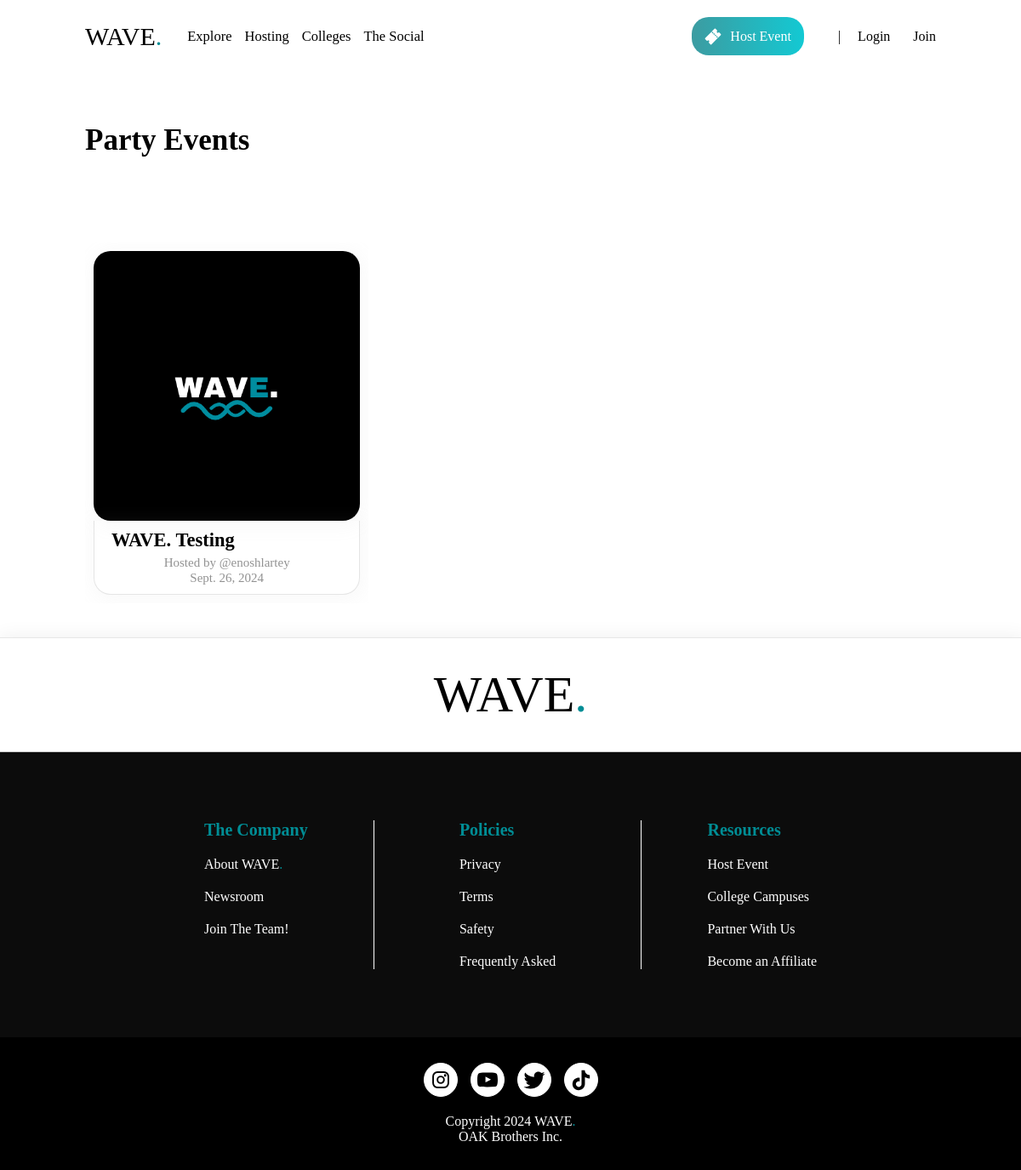
Page /category/party/ on the committed database.
### eventManagementApp/models.py (models this page shows, shortened)
class Event(models.Model):
    STATUS_CHOICES = [
        ("incomplete", "Incomplete"),
        ("active", "Active"),
        ("live", "Live"),
        ("archived", "Archived"),
    ]
    PRIVACY_CHOICES = [
        ("Invite-Only", "Invite-Only"),
        ("Public", "Public"),
        ("Private", "Private"),
    ]
    COUNTRY_CHOICES = [("United States", "United States")]
    eventId = models.UUIDField(
        primary_key=True, default=uuid.uuid4, editable=False, unique=True
    )
    host = models.ForeignKey(
        settings.AUTH_USER_MODEL, on_delete=models.CASCADE, related_name="events"
    )
    status = models.CharField(
        max_length=20,
        choices=STATUS_CHOICES,
        default="incomplete",
        null=True,
        blank=True,
    )
    title = models.CharField(
        _("What would you like to title the event?"),
        max_length=200,
        null=False,
        blank=True,
        default="",
    )
    EVENT_TYPE_CHOICES = [
        ("music", "music"),
        ("party", "party"),
        ("concert", "concert"),
        ("sports", "sports"),
        ("games", "games"),
        ("greek", "greek"),
    ]
    EVENT_IMG_PATH = "images/eventManagementApp/host/images/selectors/"
    EVENT_TYPE_IMAGES = {
        "music": f"{EVENT_IMG_PATH}music.svg",
        "party": f"{EVENT_IMG_PATH}party.svg",
        "concert": f"{EVENT_IMG_PATH}concert.svg",
        "sports": f"{EVENT_IMG_PATH}sports.svg",
        "games": f"{EVENT_IMG_PATH}games.svg",
        "greek": f"{EVENT_IMG_PATH}greek.png",
    }
    EXPLORE_TYPE_CHOICES = [
        ("music", "music"),
        ("party", "party"),
        ("concert", "concert"),
        ("sports", "sports"),
        ("games", "games"),
        ("greek", "greek"),
    ]
    EXPLORE_CATEGORY_IMG_PATH = "images/explore/categories/"
    EXPLORE_CATEGORY_TYPE_IMAGES = {
        "music": f"{EXPLORE_CATEGORY_IMG_PATH}music.png",
        "party": f"{EXPLORE_CATEGORY_IMG_PATH}party.png",
        "concert": f"{EXPLORE_CATEGORY_IMG_PATH}concert.png",
        "sports": f"{EXPLORE_CATEGORY_IMG_PATH}sports.png",
        "games": f"{EXPLORE_CATEGORY_IMG_PATH}games.png",
        "greek": f"{EXPLORE_CATEGORY_IMG_PATH}greek.png",
    }
    event_type = models.CharField(
        _("What type of event is it?"),
        max_length=100,
        choices=EVENT_TYPE_CHOICES,
        null=False,
        blank=True,
        default="",
    )
    date = models.DateField(
        _("Choose date"), null=False, blank=True, default=timezone.now
    )
    start_time = models.TimeField(
        _("End time"), null=False, blank=True, default=timezone.now
    )
    end_time = models.TimeField(
        _("Choose time"), null=False, blank=True, default=timezone.now
    )
    description = models.TextField(
        _("Describe your event"), null=False, blank=True, default=""
    )
    privacy = models.CharField(
        _("Would this event be invite-only, private, or public?"),
        max_length=20,
        choices=PRIVACY_CHOICES,
        null=False,
        blank=True,
        default="",
    )
    country = models.CharField(
        _("Country"),
        max_length=100,
        null=False,
        blank=True,
        default="",
        choices=COUNTRY_CHOICES,
    )
    building_name = models.CharField(
        _("Building Name"), max_length=250, null=False, blank=False, default=""
    )
    street = models.CharField(
        _("Street address"), max_length=500, null=False, blank=True, default=""
    )
    apt_suite_unit = models.CharField(
        _("Appt, suite, unit (optional)"),
        max_length=150,
        blank=True,
        null=True,
        default="",
    )
    city = models.CharField(
        _("City / town"), max_length=100, null=False, blank=True, default=""
    )
    state = models.CharField(
        _("State"), max_length=100, null=False, blank=True, default=""
    )
    zip_code = models.CharField(
        _("ZIP code"), max_length=6, null=False, blank=True, default=""
    )
    contact_email = models.EmailField(_("Email"), null=False, blank=True, default="")
    contact_phone = models.CharField(
        _("Phone"), max_length=20, null=False, blank=True, default=""
    )
    contact_website = models.URLField(_("Website"), blank=True, null=True, default="")
    contact_instagram = models.CharField(
        _("Instagram"), max_length=100, blank=True, null=True, default=""
    )
    header_photo = models.ImageField(
        _("Add a cover photo"),
        upload_to="event_images/header/",
        null=False,
        blank=True,
    )
    body_photo_one = models.ImageField(
        _("First"), upload_to="event_images/body/one/", null=False, blank=False
    )
    body_photo_two = models.ImageField(
        _("Second"), upload_to="event_images/body/two/", null=False, blank=False
    )
    body_photo_three = models.ImageField(
        _("Third"), upload_to="event_images/body/three", null=False, blank=False
    )
    body_photo_four = models.ImageField(
        _("Fourth"), upload_to="event_images/body/four/", null=False, blank=False
    )
    body_photo_five = models.ImageField(
        _("Fifth"), upload_to="event_images/body/five/", null=False, blank=False
    )

### authenticationApp/models.py (models this page shows, shortened)
class CustomUser(AbstractBaseUser, PermissionsMixin):
    GENDER_OPTIONS = [
        ('Male', 'Male'),
        ('Female', 'Female'),
        ('Other', 'Other')
    ]
    first_name = models.CharField(
        _("First Name"),
        max_length=50,
        blank=False,
        null=False,
        help_text=(_("First Name")),
    )
    last_name = models.CharField(
        _("Last Name"),
        max_length=50,
        blank=False,
        null=False,
        help_text=(_("Last Name")),
    )
    email = models.EmailField(
        _("Email"), unique=True, blank=False, null=False, help_text=(_("Email"))
    )
    username = models.CharField(
        _("Username"),
        max_length=15,
        blank=False,
        null=False,
        unique=True,
        help_text=(_("Username")),
    )
    phone_number = models.CharField(
        _("Phone Number"),
        max_length=15,
        blank=False,
        null=False,
        unique=False,
        help_text=(_("Phone Number")),
    )
    birthday_day = models.PositiveIntegerField(_("Day"), null=True, blank=True)
    birthday_month = models.PositiveIntegerField(_("Month"), null=True, blank=True)
    birthday_year = models.PositiveIntegerField(_("Year"), null=True, blank=True)
    date_joined = models.DateField(auto_now_add=True)
    is_active = models.BooleanField(default=True)
    is_staff = models.BooleanField(default=False)
    is_superuser = models.BooleanField(default=False)
    user_id = models.UUIDField(_("User ID"), default=uuid.uuid4, editable=False, unique=True)
    is_suspended = models.BooleanField(default=False)
    suspension_end_date = models.DateTimeField(null=True, blank=True)
    objects = CustomUserManager()
    USERNAME_FIELD = "email"
    REQUIRED_FIELDS = [
        "first_name",
        "last_name",
        "username",
        "phone_number",
    ]
    class Meta:
        default_permissions = () # Removing default permissions
        verbose_name = "Member Account"
        verbose_name_plural = "Member Accounts"

### coreApp/views.py (the view)
# urls.py: path("category/<str:name>/", views.categoryView, name="category"),
def categoryView(request, name):
    category_events = Event.objects.filter(event_type=name)
    if not category_events.exists():
        return render(
            request, "coreApp/category/empty_category.html", {"categoryName": name}
        )
    return render(
        request,
        "coreApp/category/category.html",
        {
            "categoryEvents": category_events,
            "categoryName": name,
            "events": category_events,
        },
    )

### templates/coreApp/category/category.html (shortened to what this page needs)
{% extends "base/base.html" %}
{% load static %}
{% load date_tag %}
{% load category_tag %}
{% block app_page_style %}
<link rel="stylesheet" type="text/css" href="{% static "/styles/coreApp/category/category.css" %}" />
{% endblock app_page_style %}
{% block header %}
{% include "partials/nav-footer/nav/main_nav.html" %}
{% endblock header %}
{% block body %}
<div id="content-container">
    <div id="content-header">
        <h4 class="heading">{{ categoryName }} Events</h4>
    </div>
    <div id="content-body">
        <div id="events-container">
            {% for event in events %}
                <a target="_blank" href="{% url "core:eventDetails" eventId=event.eventId %}" class="category-event-card">
                    <div class="category-image">
                        <img src="{{event.header_photo.url}}" alt="">
                    </div>
                    <div class="category-event-name">
                        <h2 id="eventTitle">{{ event.title }}</h2>
                        <div class="eventSubInfo">
                            <p id="eventLocation">Hosted by @{{ event.host.username }}</p>
                            <p id="eventDate">{{ event.date }}</p>
                        </div>
                    </div>
                </a>
            {% endfor %}
        </div>
    </div>
</div>
{% endblock body %}

### static/styles/base/base.css (style rules this page uses)
* { margin: 0; padding: 0; box-sizing: border-box; scrollbar-width: none; }
body { width: 100vw; height: 100vh; overflow: hidden; overflow-y: auto; background-color: white; flex-grow: 1; }

### static/styles/coreApp/category/category.css (style rules this page uses)
#content-container { width: 100%; display: flex; flex-direction: column; gap: 100px; padding-left: 100px; padding-right: 100px; }
#content-header { width: 100%; display: flex; justify-content: start; }
.heading { font-family: Wanted-Bold; font-size: 35px; text-transform: capitalize; }
#events-container { display: grid; grid-template-columns: repeat(3, minmax(0, 1fr)); }
.category-event-card { display: flex; flex-direction: column; justify-content: center; align-items: center; cursor: pointer; overflow: hidden; padding: 10px; color: black; text-decoration: none; }
.category-event-card { overflow: hidden; }
.category-image img { transition: transform 0.3s ease; }
.category-image { width: 100%; border-radius: 20px; border: 0px solid #00000013; border-bottom-left-radius: 20px; border-bottom-right-radius: 20px; -webkit-box-shadow: 2px 3px 21px 4px rgba(170, 170, 170, 0.075); -moz-box-shadow: 2px 3px 21px 4px rgba(170, 170, 170, 0.075); box-shadow: 2px 3px 21px 4px rgba(170, 170, 170, 0.075); }
.category-image img { width: 100%; height: 100%; border-radius: 20px; object-fit: cover; }
.category-event-name { font-family: Wanted-SemiBold; font-size: 15px; display: flex; flex-direction: column; justify-content: center; align-items: center; gap: 5px; width: 100%; border: 1px solid rgba(113, 113, 113, 0.182); border-bottom-left-radius: 20px; border-bottom-right-radius: 20px; -webkit-box-shadow: 2px 3px 21px 4px rgba(170, 170, 170, 0.075); -moz-box-shadow: 2px 3px 21px 4px rgba(170, 170, 170, 0.075); box-shadow: 2px 3px 21px 4px rgba(170, 170, 170, 0.075); border-top: 1px; padding: 10px; padding-left: 20px; padding-right: 20px; box-sizing: border-box; }
#eventTitle { white-space: nowrap; overflow: hidden; text-overflow: ellipsis; width: 100%; text-align: left; }
.eventSubInfo { display: flex; flex-direction: column; align-items: center; gap: 1px; font-family: Wanted-Variable; color: rgba(66, 66, 66, 0.575); }

### static/styles/partials/nav-footer/nav/main_nav.css (style rules this page uses)
#content-body { display: flex; flex-direction: column; gap: 100px; }

### rows in the picture
Event: event_type "Party", header_photo (picture), title "WAVE. Testing", host.username "enoshlartey", date "Sept. 26, 2024"
